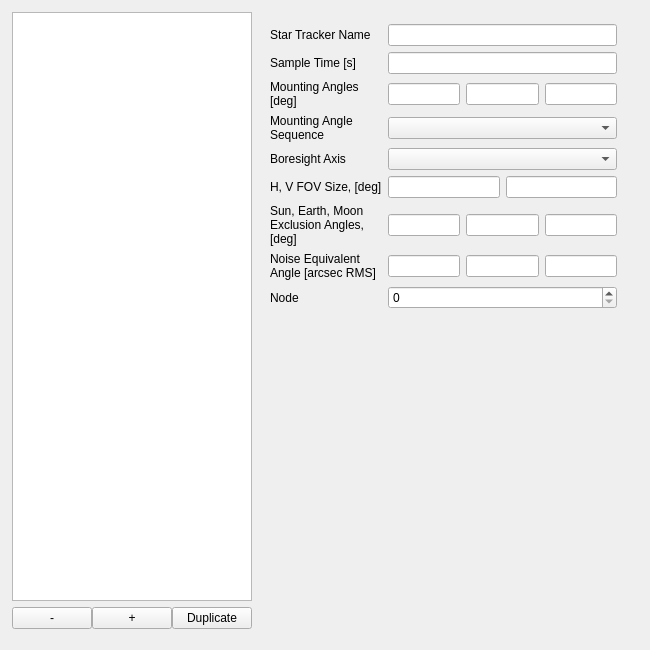
          <widget class="QWidget" name="star_tracker">
           <attribute name="title">
            <string>Star Tracker</string>
           </attribute>
           <widget class="QWidget" name="horizontalLayoutWidget_7">
            <property name="geometry">
             <rect>
              <x>0</x>
              <y>0</y>
              <width>641</width>
              <height>641</height>
             </rect>
            </property>
            <layout class="QHBoxLayout" name="horizontalLayout_67" stretch="0,0">
             <property name="leftMargin">
              <number>12</number>
             </property>
             <property name="topMargin">
              <number>12</number>
             </property>
             <property name="rightMargin">
              <number>12</number>
             </property>
             <property name="bottomMargin">
              <number>12</number>
             </property>
             <item>
              <layout class="QVBoxLayout" name="verticalLayout_20">
               <item>
                <layout class="QVBoxLayout" name="verticalLayout_21">
                 <item>
                  <widget class="QListWidget" name="spc_cur_strack_list">
                   <property name="sizePolicy">
                    <sizepolicy hsizetype="Expanding" vsizetype="Expanding">
                     <horstretch>0</horstretch>
                     <verstretch>0</verstretch>
                    </sizepolicy>
                   </property>
                   <property name="maximumSize">
                    <size>
                     <width>1000</width>
                     <height>16777215</height>
                    </size>
                   </property>
                  </widget>
                 </item>
                 <item>
                  <layout class="QHBoxLayout" name="horizontalLayout_50">
                   <property name="spacing">
                    <number>0</number>
                   </property>
                   <item>
                    <widget class="QPushButton" name="spc_cur_strack_remove">
                     <property name="text">
                      <string>-</string>
                     </property>
                    </widget>
                   </item>
                   <item>
                    <widget class="QPushButton" name="spc_cur_strack_add">
                     <property name="text">
                      <string>+</string>
                     </property>
                    </widget>
                   </item>
                   <item>
                    <widget class="QPushButton" name="spc_cur_strack_duplicate">
                     <property name="text">
                      <string>Duplicate</string>
                     </property>
                    </widget>
                   </item>
                  </layout>
                 </item>
                </layout>
               </item>
              </layout>
             </item>
             <item>
              <layout class="QGridLayout" name="gridLayout_12">
               <property name="leftMargin">
                <number>12</number>
               </property>
               <property name="topMargin">
                <number>12</number>
               </property>
               <property name="rightMargin">
                <number>12</number>
               </property>
               <property name="bottomMargin">
                <number>12</number>
               </property>
               <item row="7" column="0">
                <widget class="QLabel" name="label_95">
                 <property name="text">
                  <string>Noise Equivalent Angle [arcsec RMS]</string>
                 </property>
                 <property name="wordWrap">
                  <bool>true</bool>
                 </property>
                </widget>
               </item>
               <item row="6" column="0">
                <widget class="QLabel" name="label_99">
                 <property name="text">
                  <string>Sun, Earth, Moon Exclusion Angles, [deg]</string>
                 </property>
                 <property name="wordWrap">
                  <bool>true</bool>
                 </property>
                </widget>
               </item>
               <item row="7" column="1">
                <layout class="QHBoxLayout" name="horizontalLayout_59">
                 <item>
                  <widget class="QLineEdit" name="spc_cur_strack_noiseang_1"/>
                 </item>
                 <item>
                  <widget class="QLineEdit" name="spc_cur_strack_noiseang_2"/>
                 </item>
                 <item>
                  <widget class="QLineEdit" name="spc_cur_strack_noiseang_3"/>
                 </item>
                </layout>
               </item>
               <item row="4" column="1">
                <widget class="QComboBox" name="spc_cur_strack_boreaxis"/>
               </item>
               <item row="4" column="0">
                <widget class="QLabel" name="label_98">
                 <property name="text">
                  <string>Boresight Axis</string>
                 </property>
                 <property name="wordWrap">
                  <bool>true</bool>
                 </property>
                </widget>
               </item>
               <item row="6" column="1">
                <layout class="QHBoxLayout" name="horizontalLayout_53">
                 <item>
                  <widget class="QLineEdit" name="spc_cur_strack_sun"/>
                 </item>
                 <item>
                  <widget class="QLineEdit" name="spc_cur_strack_earth"/>
                 </item>
                 <item>
                  <widget class="QLineEdit" name="spc_cur_strack_moon"/>
                 </item>
                </layout>
               </item>
               <item row="5" column="1">
                <layout class="QHBoxLayout" name="horizontalLayout_51">
                 <item>
                  <widget class="QLineEdit" name="spc_cur_strack_hfov"/>
                 </item>
                 <item>
                  <widget class="QLineEdit" name="spc_cur_strack_vfov"/>
                 </item>
                </layout>
               </item>
               <item row="3" column="0">
                <widget class="QLabel" name="label_102">
                 <property name="text">
                  <string>Mounting Angle Sequence</string>
                 </property>
                 <property name="wordWrap">
                  <bool>true</bool>
                 </property>
                </widget>
               </item>
               <item row="1" column="1">
                <widget class="QLineEdit" name="spc_cur_strack_samptime"/>
               </item>
               <item row="3" column="1">
                <widget class="QComboBox" name="spc_cur_strack_mountseq"/>
               </item>
               <item row="9" column="0">
                <spacer name="verticalSpacer_11">
                 <property name="orientation">
                  <enum>Qt::Vertical</enum>
                 </property>
                 <property name="sizeHint" stdset="0">
                  <size>
                   <width>20</width>
                   <height>40</height>
                  </size>
                 </property>
                </spacer>
               </item>
               <item row="1" column="0">
                <widget class="QLabel" name="label_97">
                 <property name="text">
                  <string>Sample Time [s]</string>
                 </property>
                </widget>
               </item>
               <item row="8" column="1">
                <widget class="QSpinBox" name="spc_cur_strack_node"/>
               </item>
               <item row="5" column="0">
                <widget class="QLabel" name="label_101">
                 <property name="text">
                  <string>H, V FOV Size, [deg]</string>
                 </property>
                 <property name="wordWrap">
                  <bool>false</bool>
                 </property>
                </widget>
               </item>
               <item row="8" column="0">
                <widget class="QLabel" name="label_100">
                 <property name="text">
                  <string>Node</string>
                 </property>
                </widget>
               </item>
               <item row="2" column="0">
                <widget class="QLabel" name="label_96">
                 <property name="text">
                  <string>Mounting Angles [deg]</string>
                 </property>
                 <property name="wordWrap">
                  <bool>true</bool>
                 </property>
                </widget>
               </item>
               <item row="2" column="1">
                <layout class="QHBoxLayout" name="horizontalLayout_52">
                 <item>
                  <widget class="QLineEdit" name="spc_cur_strack_mount_1"/>
                 </item>
                 <item>
                  <widget class="QLineEdit" name="spc_cur_strack_mount_2"/>
                 </item>
                 <item>
                  <widget class="QLineEdit" name="spc_cur_strack_mount_3"/>
                 </item>
                </layout>
               </item>
               <item row="0" column="0">
                <widget class="QLabel" name="label_120">
                 <property name="text">
                  <string>Star Tracker Name</string>
                 </property>
                </widget>
               </item>
               <item row="0" column="1">
                <widget class="QLineEdit" name="spc_cur_strack_name"/>
               </item>
              </layout>
             </item>
            </layout>
           </widget>
          </widget>
